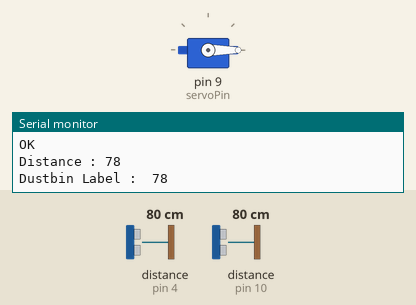
Recording of a sketch running on a simulated Arduino Uno, built with avr-gcc and run on an emulated ATmega328P. On the bench: servo, the last lines printed to the serial monitor. Wiring (inferred from the names in the program): 2 × ultrasonic range finder: trigger pin 5, echo pin 4 / trigger pin 6, echo pin 10. The inputs (shaded band) are chosen by the test bench; at power-on: distance to the obstacle (sensors on pin 10, pin 4) 80 cm. The echo pulse lasts 58.3 µs per cm; the modem accepts every AT command (registered, SIM ready, sends succeed) and sends nothing else.

Above: at 4.7 s.
4.8 s: distance to the obstacle (sensor on pin 10) set to 56 cm
6.8 s: distance to the obstacle (sensor on pin 10) set to 47 cm
At 9.0 s:
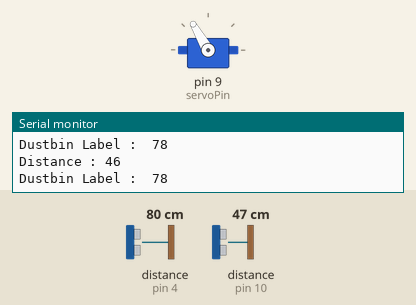
15.1 s: distance to the obstacle (sensor on pin 10) set to 60 cm
At 16.4 s:
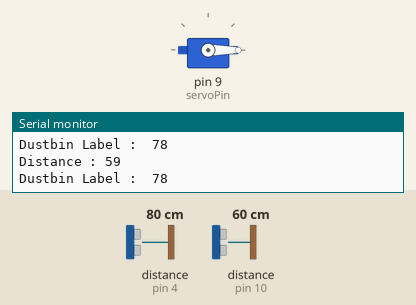
17.1 s: distance to the obstacle (sensor on pin 10) set to 2 cm
At 18.3 s:
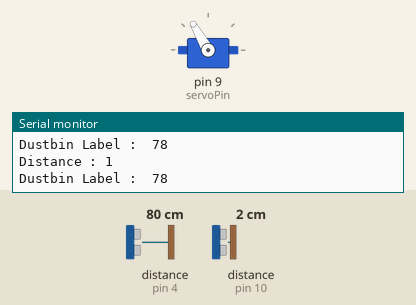
Timing chart, 0 to 20.1 s (numbered marks = the images above; inputs shaded):
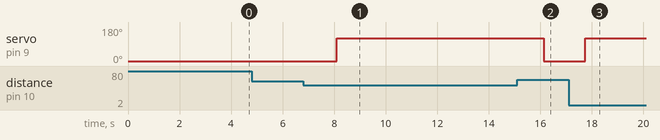

The sketch:

Smart_Dustbin_gsm_project.ino
```cpp
#include "SoftwareSerial.h"

SoftwareSerial mySerial(2, 3);

String cmd = "";

#include<Servo.h>
#define servoPin 9
int pos = 0;


Servo servoMain;

#define trigPin 6
#define echoPin 10

#define trigPin1 5
#define echoPin1 4

long duration, distance,duration1, dustbinlabel;

void setup(){

  mySerial.begin(9600);

  Serial.begin(9600);
  delay(1000);
  servoMain.attach(servoPin);
  servoMain.write(pos);
  pinMode(trigPin,OUTPUT);
  pinMode(echoPin,INPUT);
  pinMode(trigPin1,OUTPUT);
  pinMode(echoPin1,INPUT);


  Serial.println("Initializing...");
  delay(1000);

  mySerial.println("AT");                 // Sends an ATTENTION command, reply should be OK
  updateSerial();
  mySerial.println("AT+CMGF=1");          // Configuration for sending SMS
  updateSerial();
  mySerial.println("AT+CNMI=1,2,0,0,0");  // Configuration for receiving SMS
  updateSerial();


}


int getDistance(){

  digitalWrite(trigPin,LOW);
  delayMicroseconds(2);
  digitalWrite(trigPin,HIGH);
  delayMicroseconds(10);
  digitalWrite(trigPin,LOW);
  duration = pulseIn(echoPin,HIGH);
  distance = (duration/2) * 0.034;
//  Serial.print("Distance : ");
//  Serial.println(distance);

  return distance;


}
int getDustbinLabel(){

  digitalWrite(trigPin1,LOW);
  delayMicroseconds(2);
  digitalWrite(trigPin1,HIGH);
  delayMicroseconds(10);
  digitalWrite(trigPin1,LOW);
  duration1 = pulseIn(echoPin1,HIGH);
  dustbinlabel = (duration1/2) * 0.034;
//  Serial.print("Distance : ");
//  Serial.println(distance);

  return dustbinlabel;


}


void updateSerial()
{
  delay(500);
  while (Serial.available())
  {

    cmd+=(char)Serial.read();

    if(cmd!=""){
      cmd.trim();  // Remove added LF in transmit
      if (cmd.equals("S")) {
        sendSMS();
      } else {
        mySerial.print(cmd);
        mySerial.println("");
      }
    }
  }

  while(mySerial.available())
  {
    Serial.write(mySerial.read());//Forward what Software Serial received to Serial Port
  }
}


void sendSMS(){
  mySerial.println("AT+CMGF=1");
  delay(500);
  mySerial.println("AT+CMGS=\"+8801769117283\"\r");
  delay(500);
  mySerial.print("The Dustbin is Full");
  delay(500);
  mySerial.write(26);
}

void loop(){

   int object = getDistance();
   int dustBin = getDustbinLabel();
   updateSerial();


   Serial.print("Distance : ");
   Serial.println(object);
   Serial.print("Dustbin Label :  ");
   Serial.println(dustBin);

   if(dustBin <= 15){
    sendSMS();
    delay(1500);

   }

   if(object < 50){
    servoMain.write(pos+120);
//    sendSMS();
    delay(1500);

   }

   else{
    servoMain.write(pos);
    delay(300);
   }
}
```

Measured:
- the behaviour switches between 51 and 50 cm on distance to the obstacle (sensor on pin 10) (found by bisection; images 0 and 1)
- after the input at 6.8 s, servo on pin 9 (servoPin): 0° → 120° after 1.3 s
- after the input at 15.1 s, servo on pin 9 (servoPin): 120° → 0° after 1.0 s
- after the input at 17.1 s, servo on pin 9 (servoPin): 0° → 120° after 0.65 s
